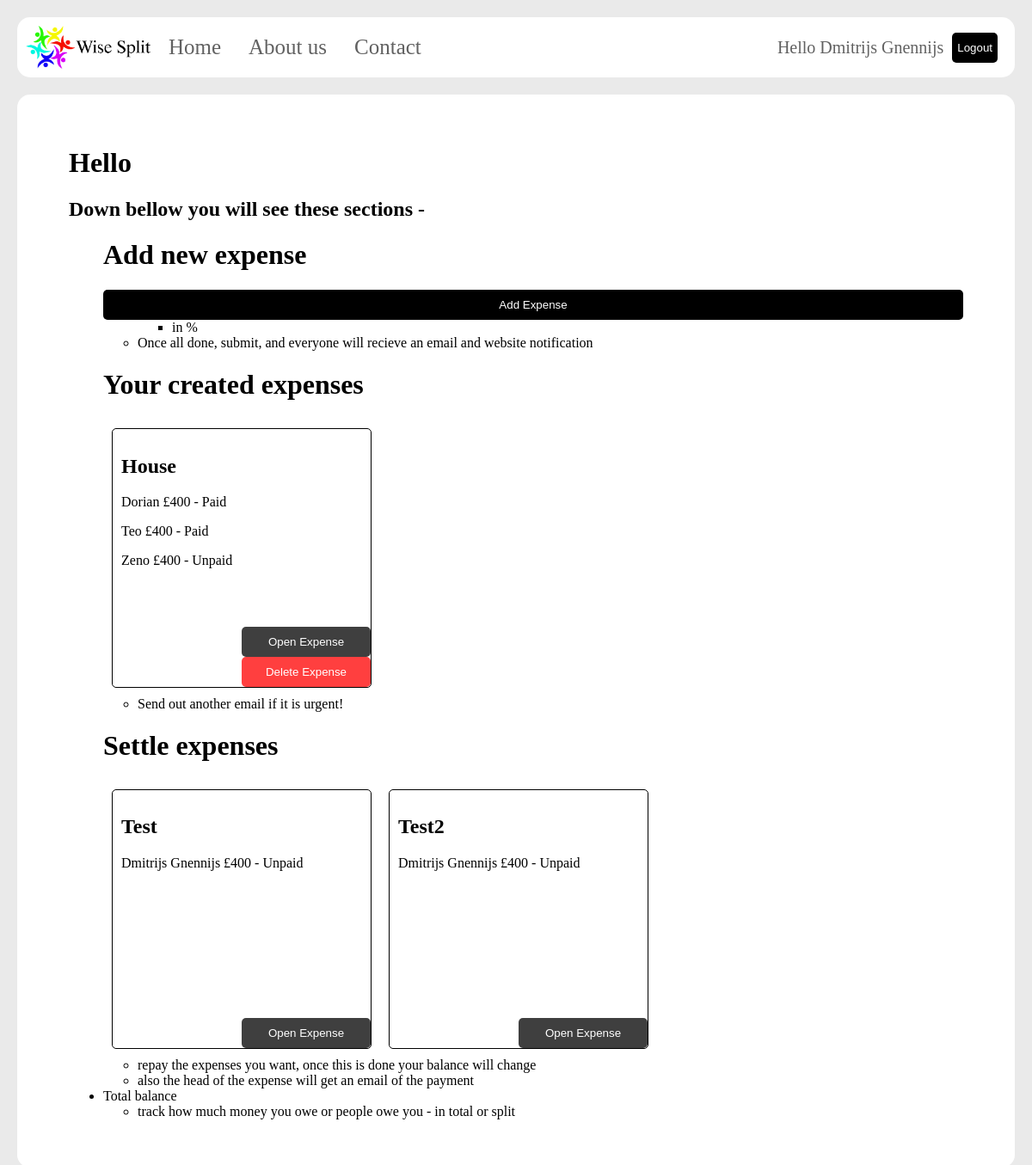
Page /index.php?done=success (signed in) on the earlier database version.
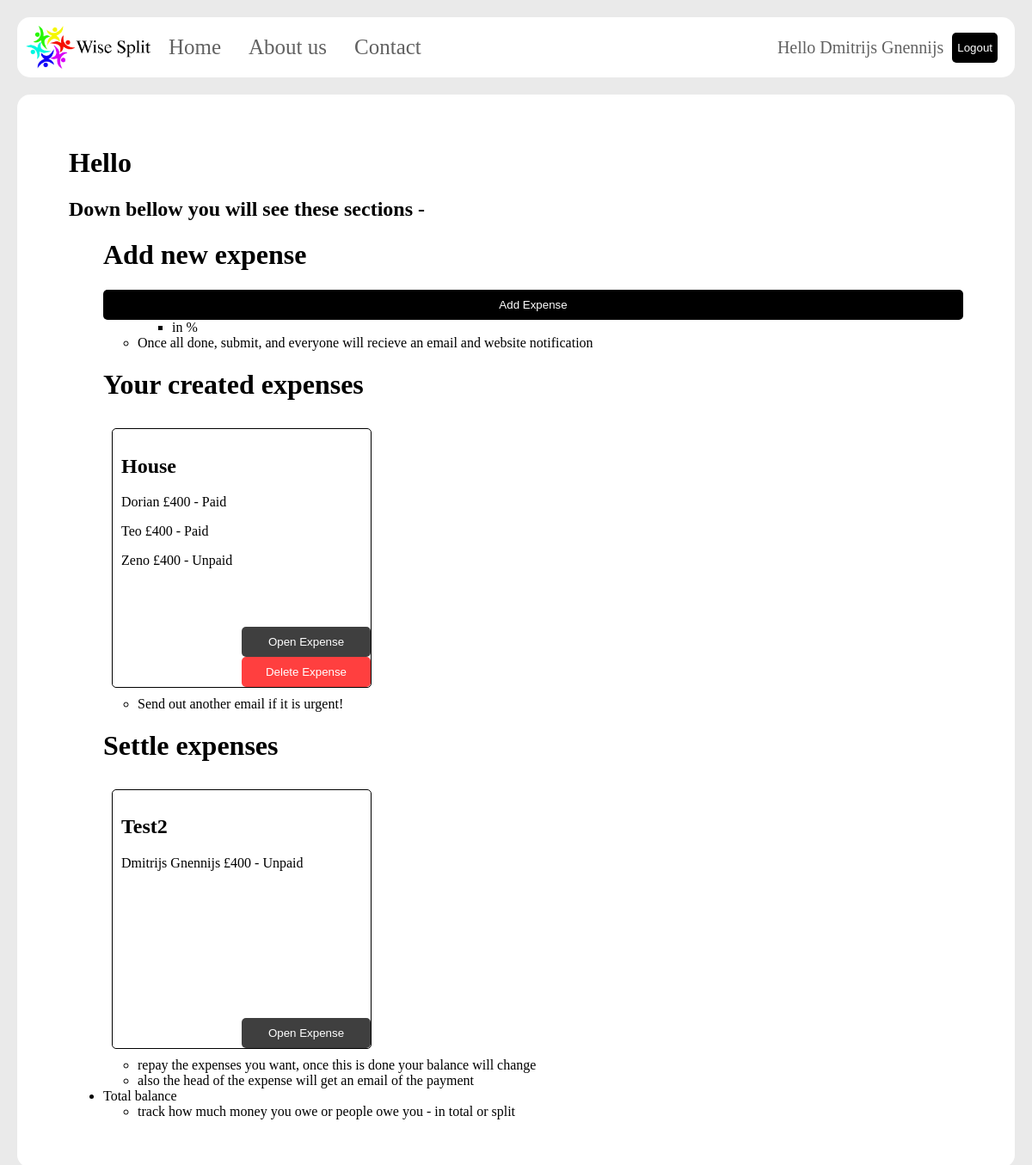
Same page on the later database version.
### tables this page shows
CREATE TABLE Expenses (
  ExpenseID INTEGER PRIMARY KEY,
  UserID INTEGER,
  Name TEXT,
  DateCreated DATE
);

CREATE TABLE ExpenseOwe(
  PersonID INTEGER PRIMARY KEY,
  ExpenseID INTEGER,
  UserID INTEGER,
  Name TEXT,
  Amount INTEGER,
  Reference TEXT,
  Email TEXT,
  Paid BOOLEAN
);

### my_expense.php (the view, shortened to what this page needs)
<?php
$userID = $_SESSION['userID'];
$db = new SQLite3('todo.db');
$stmt = $db->prepare("SELECT * FROM Expenses Where UserID = :userID;");
$stmt->bindValue(':userID', $userID, SQLITE3_INTEGER);
$result = $stmt->execute();
echo "<div class='my_made_exp'>";
while ($row = $result->fetchArray()) {
  $name = "{$row['Name']}";
  $expenseID = "{$row['ExpenseID']}";
  ?><div class='my_expense'><?php
    echo "<h2>$name</h2>";
    $stmt = $db->prepare("SELECT * FROM ExpenseOwe Where ExpenseID = :userID;");
    $stmt->bindValue(':userID', $expenseID, SQLITE3_INTEGER);
    $result_exp = $stmt->execute();
    while ($row = $result_exp->fetchArray()) {
      $people = "{$row['Name']}";
      $amount = "{$row['Amount']}";
      $paid = "{$row['Paid']}";
      if ($paid == 0){
        $paid = "Unpaid";
      }
      else {
        $paid = "Paid";
      }
      echo "<p>$people &pound$amount - $paid</p>";
    }
    ?>
    <div class='buttons'>
      <form name="open_expense" action="open_my_expense.php" method="post">
        <button type='submit' name='expenseButton'>Open Expense</button>
      </form>
      <form name="delete_expense" action="delete_my_expense.php" method="post">
        <button type='submit' name='expenseButton' style="background-color:red;">Delete Expense</button>
      </form>
</div>
</div>
    <?php
}
echo "</div>";
 ?>

### header.php (shortened to what this page needs)
<!DOCTYPE html>
<html lang="en" dir="ltr">
  <head>
    <link rel="stylesheet" href="css/main.css" type="text/css" charset="utf-8">
  </head>
  <body>
    <header>
      <nav class="nav-header-main">
        <a class="header-logo" href="index.php">
          <img border="0" src="css/bitmap.png" alt="Wise Spliter" height="50px" style="padding-right: 5px;">
        </a>
        <ul>
          <li> <a href="index.php">Home</a></li>
          <li> <a href="about.php">About us</a></li>
          <li> <a href="index.php">Contact</a></li>
        </ul>
        <?php if (isset($_SESSION['userID'])) { ?>
          <div class="header-login">
            <p>Hello <?php echo $_SESSION['userName']; ?></p>
            <form action="logout.inc.php" method="post">
              <button type="submit" name="logout-submit">Logout</button>
            </form>
          </div>
        <?php } ?>
      </nav>
    </header>

### index.php (shortened to what this page needs)
<?php require 'header.php'; ?>
  <main>
    <?php
      if (isset($_SESSION['userID'])) {
        require 'logged_in.php';
      }
      else {
        require 'logged_out.php';
      } ?>
  </main>

### logged_in.php
<main>
  <h1>Hello</h1>
  <h2>Down bellow you will see these sections - </h2>
  <ul>
    <h1>Add new expense</h1>
    <form class="" action="add_expense.php" method="post">
      <button type="submit" name="add-expense">Add Expense</button>
    </form>
    <ul>
      <ul>
        <li>in %</li>
      </ul>
      <li>Once all done, submit, and everyone will recieve an email and website notification</li>
    </ul>
    <h1>Your created expenses</h1>
    <?php require 'my_expense.php'; ?>
    <ul>
      <li>Send out another email if it is urgent!</li>
    </ul>
    <h1>Settle expenses</h1>
    <?php require 'need_to_pay_expense.php'; ?>
    <ul>
      <li>repay the expenses you want, once this is done your balance will change</li>
      <li>also the head of the expense will get an email of the payment</li>
    </ul>
    <li>Total balance</li>
    <ul>
      <li>track how much money you owe or people owe you - in total or split</li>
    </ul>
  </ul>
</main>

### need_to_pay_expense.php (shortened to what this page needs)
<?php
$db = new SQLite3('todo.db');
$stmt = $db->prepare("SELECT * FROM ExpenseOwe Where Email = :email;");
$stmt->bindValue(':email', $_SESSION['email']);
$result = $stmt->execute();
echo "<div class='my_made_exp'>";
while ($row = $result->fetchArray()) {
  $reference = "{$row['Reference']}";
  $name = "{$row['Name']}";
  $paid = "{$row['Paid']}";
  if ($paid == 0){
  ?><div class='my_expense'><?php
    echo "<h2>$reference</h2>";
      if ($paid == 0){
        $paid = "Unpaid";
      }
      else {
        $paid = "Paid";
      }
      echo "<p>$name &pound$amount - $paid</p>";
    ?>
    <div class='buttons'>
      <form name="open_expense" action="open_my_expense.php" method="post">
        <button type='submit' name='expenseButton'>Open Expense</button>
      </form>
</div>
</div>
    <?php
  }}
echo "</div>";
 ?>

### css/main.css (style rules this page uses)
.nav-header-main { background-color: white; overflow: hidden; margin: 20px 20px 20px 20px; padding: 10px 10px 10px 10px; border-radius: 15px; }
.header-logo { float: left; height: 50px; }
.nav-header-main ul { list-style-type: none; margin: 0; padding: 0; }
.nav-header-main ul li a { float: left; color: #616161; text-align: center; padding: 11px 16px; text-decoration: none; height: 28px; font-size: 25px; display: block; border-radius: 10px; }
.header-login { margin: auto; padding-right: 10px; float: right; display: flex; flex-direction: row; justify-content: center; align-items: center; }
.header-login p { color: #616161; padding: 14px 10px; text-decoration: none; margin: 0; height: 22px; font-size: 20px; }
.my_expense { margin: 10px; float: left; width: 280px; height: 280px; border-radius: 5px; background: white; padding: 10px; border: 1px solid black; position: relative; }
.my_made_exp { width: 100%; overflow: auto; }
.buttons { position: absolute; width: 50%; right: 0; bottom: 0; opacity: 75%; }
main { margin: 20px; padding: 10px 20px; border-radius: 15px; background: white; overflow: hidden; }
body { margin: 0px; padding: 0px; background-image: url("switch6457.png"); background-color: #eaeaea; background-size: 100%; }
button { background-color: black; border: none; cursor: pointer; width: 100%; color: white; padding-top: 10px; padding-bottom: 10px; border-radius: 5px; }

Differences in the rows shown:
no longer on this page (row edited): expenseowe: Reference "Test", Name "Dmitrijs Gnennijs", $amount "400", Paid "Unpaid", shown under "Settle expenses"
